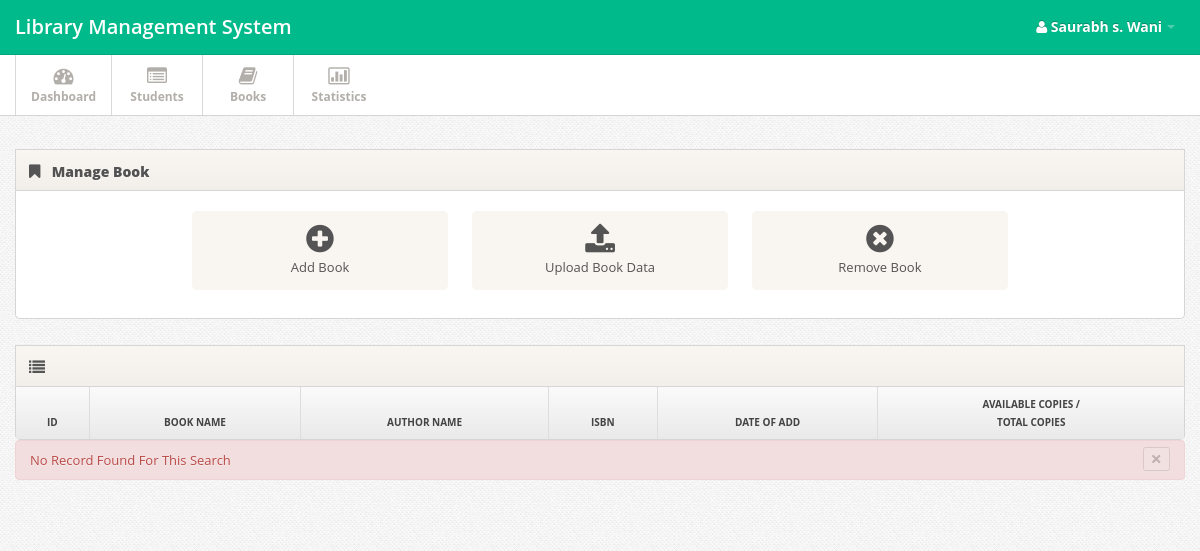
/book.php (signed in), run on an earlier commit of the app's database.
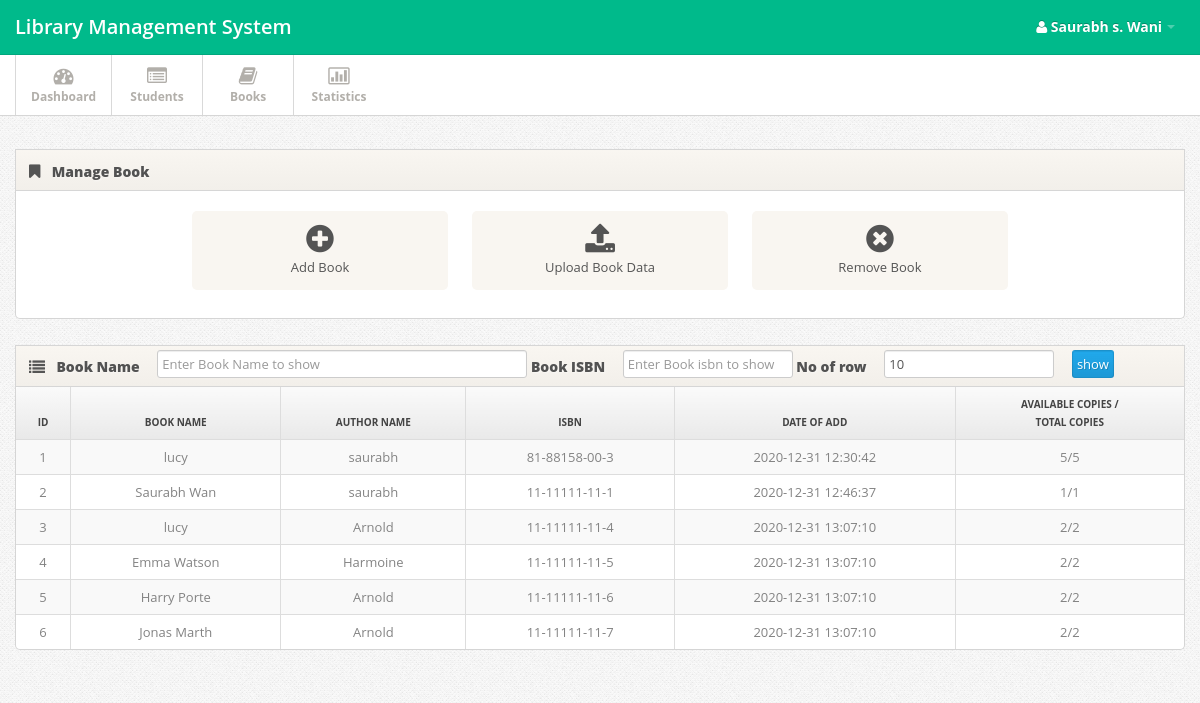
And on a later commit of the database.
### tables this page shows
CREATE TABLE `book` (
  `id` int(11) NOT NULL,
  `name` varchar(11) NOT NULL,
  `author` varchar(11) NOT NULL,
  `dateadd` datetime NOT NULL DEFAULT current_timestamp(),
  `addedby` varchar(1000) NOT NULL,
  `isbn` longtext NOT NULL
);

### fun.php (called while the page is built, shortened)
<?php
function select($var,$col,$condtn)
{
	$query="SELECT $var FROM $col $condtn";
	$sql=mysqli_query($GLOBALS['connection'],$query);
	return $sql;
}
?>

### book.php (the view, shortened to what this page needs)
<?php
include('header.php');
?>
<div class="span12">
  <div class="widget">
    <div class="widget-header"> <i class="icon-bookmark"></i>
      <h3>Manage Book</h3>
    </div>
    <div class="widget-content">
      <div class="shortcuts">
        <a href="#myModal" role="button" data-toggle="modal" class="shortcut"><i class="shortcut-icon icon-plus-sign"></i><span class="shortcut-label">Add Book</span> </a>
        <a href="#myModal3" role="button" data-toggle="modal" class="shortcut"><i class="shortcut-icon icon-upload-alt"></i><span class="shortcut-label">Upload Book Data</span> </a>
        <a href="#myModal2" role="button" data-toggle="modal" class="shortcut"><i class="shortcut-icon icon-remove-sign"></i> <span class="shortcut-label">Remove Book</span> </a>
      </div>
    </div>
  </div>
  <div class="widget widget-table action-table">
    <div class="widget-header"><i class='icon-list'></i>
      <h3>
        <?php
        $result=select("*","book","WHERE 1");
        $row=mysqli_num_rows($result);
        if($row!=0){ ?>
          <form  action="Book.php" method="GET" >
            Book Name
            &emsp;<input class="span4 m-wrap" type="text" name="mgn" placeholder="Enter Book Name to show">
            Book ISBN
            &emsp;<input class="span2 m-wrap" type="text" name="in" placeholder="Enter Book isbn to show">
            No of row
            &emsp;<input class="span2 m-wrap" type="number" required name="cnt" autocomplete="off" placeholder="Enter records number to show" value="10">
            &emsp;<input type="submit" class="btn-primary" value="show">
          </form>
        <?php } ?>
      </h3>
    </div>
    <div class="widget-content table-bordered">
      <table class="table table-striped">
        <thead>
          <tr>
            <th><center>ID</center></th>
            <th><center>Book Name</center></th>
            <th><center>Author Name</center></th>
            <th><center>ISBN</center></th>
            <th><center>Date Of Add</center></th>
            <th><center>Available copies /<br> total copies</center></th>
          </tr>
        </thead>
        <tbody>
          <?php
          function res(){ $cnt=25;
            $result=select("*","Book","ORDER BY id  LIMIT $cnt ");}
            if(isset($_GET['cnt']) && isset($_GET['mgn']))
            {
              $mgn = trim($_GET['mgn']);
              $cnt = $_GET['cnt'];
              $in = trim($_GET['in']);
              if($mgn == null)
              {
                if(isset($_GET['in']))
                {
                  if($in == null)
                  {
                    res();
                  }else
                  {
                    $result=select("*","Book","WHERE isbn='$in' ORDER BY id ASC LIMIT $cnt ");
                  }
                }
              }
              elseif($in != null && $mgn != null)
              {
                $result=select("*","Book","WHERE name LIKE '%$mgn%' AND isbn='$in' ORDER BY id ASC LIMIT $cnt ");
              }
              else{$result=select("*","Book","WHERE name LIKE '%$mgn%' ORDER BY id ASC LIMIT $cnt ");}
            }
            else{res();}
            $row=mysqli_num_rows($result);
            while($std=mysqli_fetch_assoc($result))
            {
              $copyid=$av=0;
              $i=$std['id'];
              echo "<tr>
              <td><center> ".$i."</center></td>
              <td><center> ".$std['name']."</center></td>
              <td><center> ".$std['author']."</center></td>
              <td><center> ".$std['isbn']."</center></td>
              <td><center> ".$std['dateadd']."</center></td> ";
              $resultt=select("*","Bookcopy","WHERE bookid = '$i'");
              while($stdd=mysqli_fetch_assoc($resultt))
              {
                if ($stdd['status']==1)
                {
                  $av=$av+1;
                }
                $copyid=$copyid+1;
              }
              echo "<td><center> ".$av."/".$copyid."</center></td></tr>";
            }
            ?>
          </tbody>
        </table>
      </div>
      <?php
      if ($row==null)
      {
        echo '<div class="alert alert-danger">
        <button type="button" class="close" data-dismiss="alert">&times;</button>No Record Found For This Search</div>';
      }
      ?>
    </div>
  </div>
  <?php
  include('footer.php');
  ?>

What changed in the data, as far as the page shows it:
added book: id "1", name "lucy", author "saurabh", isbn "81-88158-00-3", dateadd "2020-12-31 12:30:42", av "5", copyid "5"
added book: id "2", name "Saurabh Wan", author "saurabh", isbn "11-11111-11-1", dateadd "2020-12-31 12:46:37", av "1", copyid "1"
added book: id "3", name "lucy", author "Arnold", isbn "11-11111-11-4", dateadd "2020-12-31 13:07:10", av "2", copyid "2"
added book: id "4", name "Emma Watson", author "Harmoine", isbn "11-11111-11-5", dateadd "2020-12-31 13:07:10", av "2", copyid "2"
added book: id "5", name "Harry Porte", author "Arnold", isbn "11-11111-11-6", dateadd "2020-12-31 13:07:10", av "2", copyid "2"
added book: id "6", name "Jonas Marth", author "Arnold", isbn "11-11111-11-7", dateadd "2020-12-31 13:07:10", av "2", copyid "2"
Also different on the page:
form field cnt: (not shown) → "10"
form field value: (not shown) → "show"
text no longer shown: "× No Record Found For This Search"
text now shown: "Book Name Book ISBN No of row"
